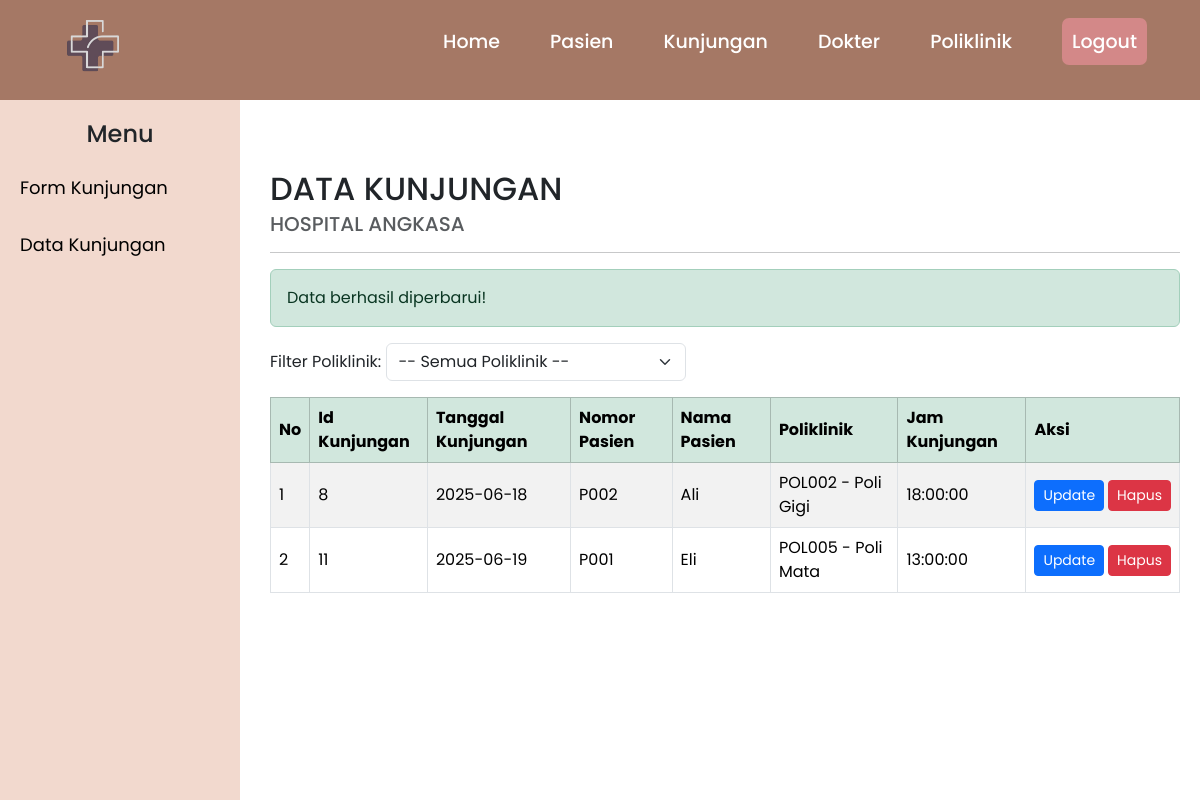
The app's page /Admin/k_data.php?sukses=update with its own data.
### tables this page shows
CREATE TABLE `kunjungan` (
  `id_kunjungan` int(11) NOT NULL,
  `tgl_kunjungan` date NOT NULL,
  `no_pasien` varchar(11) NOT NULL,
  `kd_poli` varchar(11) NOT NULL,
  `jam_kunjungan` time NOT NULL
);

CREATE TABLE `pasien` (
  `no_pasien` varchar(11) NOT NULL,
  `nm_pasien` varchar(100) NOT NULL,
  `j_kel` enum('Perempuan','Laki-laki','','') NOT NULL,
  `agama` enum('Islam','Kristen','Budha','Hindu','Katolik','Konghucu') NOT NULL,
  `alamat` varchar(100) NOT NULL,
  `tgl_lahir` date NOT NULL,
  `usia` int(5) NOT NULL,
  `no_telp` varchar(15) NOT NULL,
  `nm_kk` varchar(50) NOT NULL,
  `hub_kel` enum('Ayah','Ibu','Anak','Suami','Istri','Wali','Lainnya') NOT NULL
);

CREATE TABLE `poliklinik` (
  `kd_poli` varchar(11) NOT NULL,
  `nm_poli` varchar(50) NOT NULL,
  `lantai` int(5) NOT NULL,
  `ket` text NOT NULL
);

### Admin/k_data.php (the view, shortened to what this page needs)
<?php
include '../koneksi.php';
$filterPoli = $_GET['kd_poli'] ?? '';
$where = $filterPoli ? "WHERE kunjungan.kd_poli = '$filterPoli'" : "";
$query = mysqli_query($koneksi, "
    SELECT
        kunjungan.id_kunjungan,
        kunjungan.tgl_kunjungan,
        kunjungan.jam_kunjungan,
        pasien.no_pasien,
        pasien.nm_pasien,
        poliklinik.kd_poli,
        poliklinik.nm_poli
    FROM
        kunjungan
    JOIN pasien ON kunjungan.no_pasien = pasien.no_pasien
    JOIN poliklinik ON kunjungan.kd_poli = poliklinik.kd_poli
    $where
");
?>
<!DOCTYPE html>
<html lang="en">
<head>
  <link href="https://cdn.jsdelivr.net/npm/bootstrap@5.3.3/dist/css/bootstrap.min.css" rel="stylesheet">
</head>
<body>
<?php include('a_header.php'); ?>
<div class="d-flex">
  <?php include('k_sidebar.php'); ?>
  <main class="main-content">
    <h2 class="mb-1">DATA KUNJUNGAN</h2>
    <h5 class="text-muted">HOSPITAL ANGKASA</h5>
    <hr>
    <?php if (isset($_GET['sukses']) && $_GET['sukses'] == 'update'): ?>
      <div class="alert alert-success">Data berhasil diperbarui!</div>
    <?php endif; ?>
    <form method="GET" class="mb-3">
      <label for="filter_poli">Filter Poliklinik:</label>
      <select name="kd_poli" id="filter_poli" onchange="this.form.submit()" class="form-select" style="width: 300px; display: inline-block;">
        <option value="">-- Semua Poliklinik --</option>
      </select>
    </form>
    <div class="table-responsive">
      <table class="table table-striped table-bordered align-middle">
        <thead class="table-success">
          <tr>
            <th>No</th>
            <th>Id Kunjungan</th>
            <th>Tanggal Kunjungan</th>
            <th>Nomor Pasien</th>
            <th>Nama Pasien</th>
            <th>Poliklinik</th>
            <th>Jam Kunjungan</th>
            <th>Aksi</th>
          </tr>
        </thead>
        <tbody>
          <?php
            $no = 1;
            if (mysqli_num_rows($query) == 0) {
                echo "<tr><td colspan='8' class='text-center'>Data masih kosong.</td></tr>";
            } else {
                while ($row = mysqli_fetch_assoc($query)) { ?>
                <tr>
                    <td><?= $no++ ?></td>
                    <td><?= $row['id_kunjungan'] ?></td>
                    <td><?= $row['tgl_kunjungan'] ?></td>
                    <td><?= $row['no_pasien'] ?></td>
                    <td><?= $row['nm_pasien'] ?></td>
                    <td><?= $row['kd_poli'] ?> - <?= $row['nm_poli'] ?></td>
                    <td><?= $row['jam_kunjungan'] ?></td>
                    <td>
                        <div class="d-flex gap-1">
                          <a href="k_update.php?id_kunjungan=<?= $row['id_kunjungan'] ?>" class="btn btn-primary btn-sm">Update</a>
                          <a href="k_delete.php?id_kunjungan=<?= $row['id_kunjungan'] ?>" onclick="return confirm('Hapus Data?')" class="btn btn-danger btn-sm">Hapus</a>
                        </div>
                    </td>
                </tr>
          <?php }
          } ?>
        </tbody>
      </table>
    </div>
  </main>
</div>
</body>
</html>

### Admin/k_data.php (style rules this page uses)
body { padding-top: 150px; margin: 0; }
.main-content { margin-left: 250px; padding: 20px; width: 100%; }
.table th, .table td { vertical-align: middle; }

### Admin/a_header.php (style rules this page uses)
* { margin: 0; padding: 0; box-sizing: border-box; font-family: 'Poppins', sans-serif; }

### records on screen
kunjungan: id_kunjungan "8", tgl_kunjungan "2025-06-18", pasien.no_pasien "P002", pasien.nm_pasien "Ali", kd_poli.kd_poli "POL002", kd_poli.nm_poli "Poli Gigi", jam_kunjungan "18:00:00"
kunjungan: id_kunjungan "11", tgl_kunjungan "2025-06-19", pasien.no_pasien "P001", pasien.nm_pasien "Eli", kd_poli.kd_poli "POL005", kd_poli.nm_poli "Poli Mata", jam_kunjungan "13:00:00"
